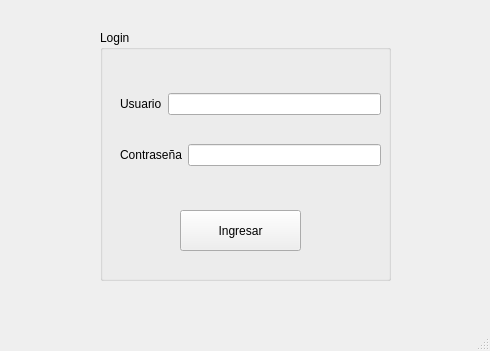
<?xml version="1.0" encoding="UTF-8"?>
<ui version="4.0">
 <class>MainWindow</class>
 <widget class="QMainWindow" name="MainWindow">
  <property name="geometry">
   <rect>
    <x>0</x>
    <y>0</y>
    <width>490</width>
    <height>351</height>
   </rect>
  </property>
  <property name="windowTitle">
   <string>MainWindow</string>
  </property>
  <widget class="QWidget" name="centralwidget">
   <widget class="QGroupBox" name="groupBox">
    <property name="geometry">
     <rect>
      <x>100</x>
      <y>30</y>
      <width>291</width>
      <height>251</height>
     </rect>
    </property>
    <property name="title">
     <string>Login</string>
    </property>
    <widget class="QPushButton" name="pushButton_login">
     <property name="geometry">
      <rect>
       <x>80</x>
       <y>180</y>
       <width>121</width>
       <height>41</height>
      </rect>
     </property>
     <property name="text">
      <string>Ingresar</string>
     </property>
    </widget>
    <widget class="QWidget" name="">
     <property name="geometry">
      <rect>
       <x>20</x>
       <y>40</y>
       <width>261</width>
       <height>121</height>
      </rect>
     </property>
     <layout class="QVBoxLayout" name="verticalLayout">
      <item>
       <layout class="QHBoxLayout" name="horizontalLayout_2">
        <item>
         <widget class="QLabel" name="label_usuario">
          <property name="text">
           <string>Usuario</string>
          </property>
         </widget>
        </item>
        <item>
         <widget class="QLineEdit" name="txt_1u"/>
        </item>
       </layout>
      </item>
      <item>
       <layout class="QHBoxLayout" name="horizontalLayout">
        <item>
         <widget class="QLabel" name="label_contrasea">
          <property name="text">
           <string>Contraseña</string>
          </property>
         </widget>
        </item>
        <item>
         <widget class="QLineEdit" name="txt_2c"/>
        </item>
       </layout>
      </item>
     </layout>
    </widget>
   </widget>
  </widget>
  <widget class="QMenuBar" name="menubar">
   <property name="geometry">
    <rect>
     <x>0</x>
     <y>0</y>
     <width>490</width>
     <height>17</height>
    </rect>
   </property>
  </widget>
  <widget class="QStatusBar" name="statusbar"/>
 </widget>
 <resources/>
 <connections/>
</ui>
